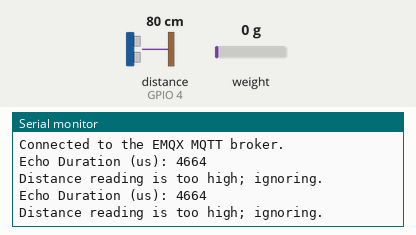
Bench run of a sketch on a simulated ESP32. Shown: the last lines printed to the serial monitor. Wiring (inferred from the names in the program): ultrasonic range finder: trigger GPIO 5; echo GPIO 4. The inputs (shaded band) are chosen by the test bench; at power-on: distance to the obstacle (sensor on GPIO 4) 80 cm, weight on the scale 0 g. The echo pulse lasts 58.3 µs per cm; WiFi joins after 1.5 s; servers stay silent unless stated; no MQTT or app messages arrive unless stated.

Above: at 11.4 s.
11.5 s: distance to the obstacle (sensor on GPIO 4) set to 10 cm
At 12.8 s:
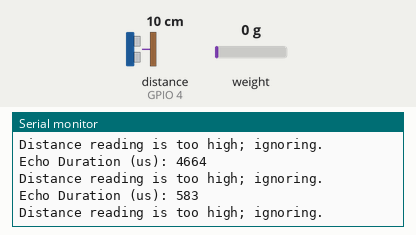
13.0 s: distance to the obstacle (sensor on GPIO 4) set to 7 cm
At 19.9 s:
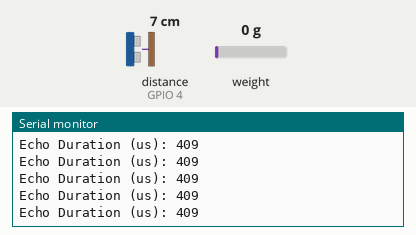
Timing chart, 0 to 20.7 s (numbered marks = the images above; inputs shaded):
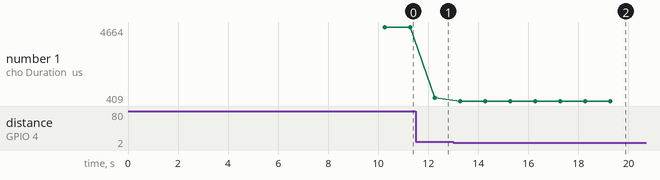

The sketch:

arduino_IDE_code.ino
```cpp
#include "HX711.h"// Loadcell libary
#include "soc/rtc.h"
#include <WiFi.h>
#include <PubSubClient.h>

//unittest testa

// Connection settings (Wi-Fi and MQTT)
const char *ssid = "";
const char *pass = "";
const char *mqtt_broker = "broker.emqx.io";
const int mqtt_port = 1883;
const char *mqtt_topic_weight = "esp32/scale";
const char *mqtt_topic_distance = "esp32/distance";
const char *mqtt_username = "emqx";
const char *mqtt_password = "123abc";

WiFiClient espClient;
PubSubClient client(espClient);

// Load Cell HX711 Configurations
const int LOADCELL_DOUT_PIN = 18;
const int LOADCELL_SCK_PIN = 19;
HX711 scale;
float totalWeight=0;// In the bin
float previousWeight = 0;
float threshold = 1.0;
float calibration = 1382;

// Ultrasonic Sensor Configurations
const int trigPin = 5;
const int echoPin = 4;
#define SOUND_SPEED 0.034
long duration;
float distanceCm;
float previousDistance = 0;
float distanceThreshold = 1.0;

// Timing variables for Measurement Intervals
unsigned long previousMillisScale = 0;
unsigned long previousMillisUltra = 0;
const long ultrasonicInterval = 1000;
const long scaleInterval = 10000;
const long powerDownInterval = 30000;

// Setup Function
void setup() {
  Serial.begin(115200);
  initializeScale();// Initialize scale with debug prints

  connectToWIFI();
  connectToMQTT();

  // Initialize ultrasonic sensor pins
  pinMode(trigPin,OUTPUT);
  pinMode(echoPin,INPUT);
}

// Main Loop
void loop() {
  //getCalibration();
  unsigned long currentMillis = millis();

  // Handle distance measurement and publishing
  if(currentMillis - previousMillisUltra >= ultrasonicInterval){
    previousMillisUltra = currentMillis;
    handleDistanceMeasurement();
  }

  // Handle weight measurement and publishing
  if(currentMillis - previousMillisScale >= scaleInterval){
    previousMillisScale = currentMillis;
    handleWeightMeasurement();
  }

  //Loop for connection*/
  client.loop();
}

// WiFi Conection Function
void connectToWIFI(){
  WiFi.begin(ssid,pass);
  while (WiFi.status() !=WL_CONNECTED){
    delay(1000);
    Serial.println("connecting to wifi...");
  }
   Serial.println("Connected to the Wi-fi network");

}

//MQTT Connection Function
void connectToMQTT(){
   client.setServer(mqtt_broker,mqtt_port);
   while(!client.connected()){
    String client_id = "";
    client_id += String(WiFi.macAddress());
    Serial.printf("The client %s is connecting to the MQTT broker\n",client_id.c_str());
    if(client.connect(client_id.c_str(),mqtt_username,mqtt_password)){
      Serial.println("Connected to the EMQX MQTT broker.");
    }else{
      Serial.print("Failed to connect, state: ");
      Serial.print(client.state());
      delay(2000);
   }
  }
 }

// Ultrasonic Sensor Measurment and Publishing function
void handleDistanceMeasurement(){

    // Send a trigger pulse to the ultrasonic sensor
    digitalWrite(trigPin, LOW);
    delayMicroseconds(2);
    digitalWrite(trigPin, HIGH);
    delayMicroseconds(10);
    digitalWrite(trigPin, LOW);

    duration = pulseIn(echoPin,HIGH,20000);

    // Debugging: printing the raw duration to check if any signal is detected
    Serial.print("Echo Duration (us): ");
    Serial.println(duration);

    if (duration > 0) { // Only caluculate distance if duration is not zero or less
        distanceCm = duration * SOUND_SPEED / 2;

        if (distanceCm > 8.0){
          Serial.println("Distance reading is too high; ignoring.");
          return;
        }

        if (abs(distanceCm - previousDistance) > distanceThreshold) {
            Serial.print("Distance change detected. Distance (cm): ");
            Serial.println(distanceCm, 1);

            // Convert distance to string and publish
            client.publish(mqtt_topic_distance, String(distanceCm,1).c_str());
            previousDistance = distanceCm;
        }
    } else {
        Serial.println("No echo detected (timeout).");
    }
}

// Load Cell (HX711) Measurement and publishing function
void handleWeightMeasurement(){
  static int stableCount = 0;
  static float stableWeight = 0;

  if(scale.is_ready()){
    // Get the current weight reading
    float currentWeight = scale.get_units(10);  // Average of 5 readings for stability

    if(currentWeight < 0) {
    currentWeight = 0;
  } else if (currentWeight > 1000) {
    currentWeight = 1000;
  }

  // Stability check for consistent readings
  if (abs(currentWeight - stableWeight) < threshold){
    stableCount++;
  } else{
    stableCount = 0;
    stableWeight = currentWeight;
  }

  // Process weight change if stable for 2 readings
  if (stableCount >= 2 && abs(currentWeight - previousWeight) > threshold) {
    float weightDifference = currentWeight - previousWeight;

    totalWeight +=weightDifference;

    if (weightDifference > 0) {
        Serial.print("Added weight to bin: ");
    } else {
        Serial.print("Removed weight from bin: ");
    }

    Serial.println(abs(weightDifference), 1);
    Serial.print("Updated total weight in bin: ");
    Serial.println(totalWeight, 1);

    client.publish(mqtt_topic_weight,String(totalWeight,1).c_str());

    // Update the previous weight to currentWeight.
    previousWeight = currentWeight;
    stableCount = 0;

    }
  } else{
    Serial.println("HX711 not ready");
  }

    // Put the ADC in sleep mode to save power
    static unsigned long lastReadingTime = 0;
    unsigned long currentMillis = millis();
    if (currentMillis - lastReadingTime >= powerDownInterval){
      lastReadingTime = currentMillis;
      scale.power_down();
      delay(10);
      scale.power_up();
   }
}

// Utility Functions getCalibration and initializeScale
void getCalibration(){
  if(scale.is_ready()){
    scale.set_scale();

    Serial.println("Tare.. remove any weights from scale");
    delay(5000);

    scale.tare();
    Serial.println("Tare done");

    Serial.print("Place a known weight on the scale");
    delay(5000);

    long reading = scale.get_units(10);
    Serial.print("Result: ");
    Serial.println(reading);

  }else {
   Serial.println("HX711 NOT FOUND.");
  }

  delay(1000);
}

void initializeScale(){
  Serial.println("HX711 TEST_SCALE");
  Serial.println("Initializing the scale");

  scale.begin(LOADCELL_DOUT_PIN, LOADCELL_SCK_PIN);

  Serial.println("Before setting up the scale");
  Serial.print("read: \t\t");
  Serial.println(scale.read());// print a raw reading from the ADC
  Serial.print("read average: \t\t");
  Serial.println(scale.read_average(20));// print the average of 20 readings from the ADC
  Serial.print("get value: \t\t");
  Serial.println(scale.get_value(5)); // print the average of 5 readings from the ADC minus the tare weight (not set yet)
  Serial.print("get units: \t\t");
  Serial.println(scale.get_units(5),1);// print the average of 5 readings from the ADC minus tare weight (not set) divided

  scale.set_scale(calibration);// Set callibration
  delay(1000);

  scale.tare();// reset the scale to 0
  Serial.print("After setting up the scale");
  Serial.print("read: \t\t");
  Serial.println(scale.read());
  Serial.print("read average: \t\t");
  Serial.println(scale.read_average(20));
  Serial.print("get value: \t\t");
  Serial.println(scale.get_value(5));
  Serial.print("get units: \t\t");
  Serial.println(scale.get_units(5),1);

  Serial.println("Readings:");
}
```

Measured:
- the behaviour switches between 9 and 8 cm on distance to the obstacle (sensor on GPIO 4) (found by bisection; images 1 and 2)
- after the input at 11.5 s, the serial monitor: prints a new line after 0.77 s (image 1)
- after the input at 13.0 s, the serial monitor: prints a new line after 0.27 s (image 2)
- plotted number 1: 4664 → 583 after the input at 11.5 s, 583 → 409 after the input at 13.0 s
